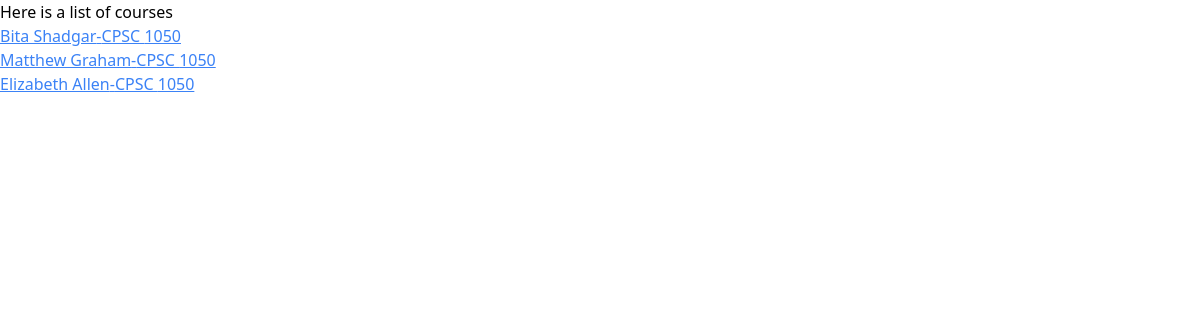
Page /search/subject=CPSC/number=1050/ on the committed database.
### professors/models.py (models this page shows, shortened)
class Course(models.Model):
    school = models.ForeignKey(School, on_delete=models.CASCADE)
    subject = models.CharField(max_length=30)
    course_number = models.CharField(max_length=20, blank=True, null=True)
    professor = models.ForeignKey(Professor, on_delete=models.CASCADE)

class Professor(models.Model):
    name = models.CharField(max_length=100)
    school = models.ForeignKey(School, on_delete=models.CASCADE)
    department = models.CharField(max_length=100, blank=True, null=True)

### professors/views.py (the view)
# urls.py: path('search/subject=<str:subject>/number=<str:course_number>/', views.search_course, name='search_course'),
def search_course(request, subject, course_number):
    courses = Course.objects.filter(subject=subject).filter(course_number=course_number)
    return render(request, 'professors/search_course.html', context={'results': courses})

### professors/templates/professors/search_course.html
{% extends 'professors/base.html' %} {% block content %}
<div>
  <p>Here is a list of courses</p>
  {% for result in results %}
  <p>
    <a
      class="underline text-blue-500"
      href="{% url 'course_ratings' result.id %}"
      >{{ result.professor.name}}-{{ result.subject }}
      {{result.course_number}}</a
    >
  </p>
  {% endfor %}
</div>
{% endblock %}

### rows in the picture
Course: professor.name "Bita Shadgar", subject "CPSC", course_number "1050"
Course: professor.name "Matthew Graham", subject "CPSC", course_number "1050"
Course: professor.name "Elizabeth Allen", subject "CPSC", course_number "1050"
